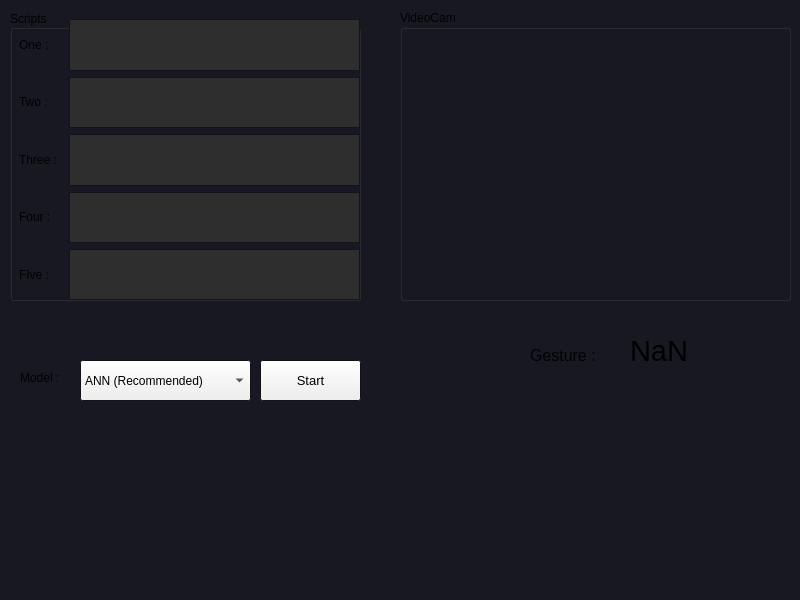
<?xml version="1.0" encoding="UTF-8"?>
<ui version="4.0">
 <class>MainWindow</class>
 <widget class="QMainWindow" name="MainWindow">
  <property name="geometry">
   <rect>
    <x>0</x>
    <y>0</y>
    <width>800</width>
    <height>600</height>
   </rect>
  </property>
  <property name="palette">
   <palette>
    <active>
     <colorrole role="Base">
      <brush brushstyle="SolidPattern">
       <color alpha="255">
        <red>46</red>
        <green>46</green>
        <blue>46</blue>
       </color>
      </brush>
     </colorrole>
     <colorrole role="Window">
      <brush brushstyle="SolidPattern">
       <color alpha="255">
        <red>24</red>
        <green>24</green>
        <blue>35</blue>
       </color>
      </brush>
     </colorrole>
    </active>
    <inactive>
     <colorrole role="Base">
      <brush brushstyle="SolidPattern">
       <color alpha="255">
        <red>46</red>
        <green>46</green>
        <blue>46</blue>
       </color>
      </brush>
     </colorrole>
     <colorrole role="Window">
      <brush brushstyle="SolidPattern">
       <color alpha="255">
        <red>24</red>
        <green>24</green>
        <blue>35</blue>
       </color>
      </brush>
     </colorrole>
    </inactive>
    <disabled>
     <colorrole role="Base">
      <brush brushstyle="SolidPattern">
       <color alpha="255">
        <red>24</red>
        <green>24</green>
        <blue>35</blue>
       </color>
      </brush>
     </colorrole>
     <colorrole role="Window">
      <brush brushstyle="SolidPattern">
       <color alpha="255">
        <red>24</red>
        <green>24</green>
        <blue>35</blue>
       </color>
      </brush>
     </colorrole>
    </disabled>
   </palette>
  </property>
  <property name="windowTitle">
   <string>MainWindow</string>
  </property>
  <widget class="QWidget" name="centralwidget">
   <widget class="QGroupBox" name="groupBox">
    <property name="geometry">
     <rect>
      <x>10</x>
      <y>10</y>
      <width>351</width>
      <height>291</height>
     </rect>
    </property>
    <property name="palette">
     <palette>
      <active>
       <colorrole role="Text">
        <brush brushstyle="SolidPattern">
         <color alpha="255">
          <red>233</red>
          <green>248</green>
          <blue>249</blue>
         </color>
        </brush>
       </colorrole>
      </active>
      <inactive>
       <colorrole role="Text">
        <brush brushstyle="SolidPattern">
         <color alpha="255">
          <red>233</red>
          <green>248</green>
          <blue>249</blue>
         </color>
        </brush>
       </colorrole>
      </inactive>
      <disabled>
       <colorrole role="Text">
        <brush brushstyle="SolidPattern">
         <color alpha="255">
          <red>160</red>
          <green>160</green>
          <blue>160</blue>
         </color>
        </brush>
       </colorrole>
      </disabled>
     </palette>
    </property>
    <property name="title">
     <string>Scripts</string>
    </property>
    <property name="alignment">
     <set>Qt::AlignLeading|Qt::AlignLeft|Qt::AlignVCenter</set>
    </property>
    <property name="flat">
     <bool>false</bool>
    </property>
    <widget class="QWidget" name="verticalLayoutWidget">
     <property name="geometry">
      <rect>
       <x>9</x>
       <y>9</y>
       <width>51</width>
       <height>281</height>
      </rect>
     </property>
     <layout class="QVBoxLayout" name="verticalLayout">
      <item>
       <widget class="QLabel" name="label">
        <property name="text">
         <string>One :</string>
        </property>
       </widget>
      </item>
      <item>
       <widget class="QLabel" name="label_4">
        <property name="text">
         <string>Two :</string>
        </property>
       </widget>
      </item>
      <item>
       <widget class="QLabel" name="label_5">
        <property name="text">
         <string>Three :</string>
        </property>
       </widget>
      </item>
      <item>
       <widget class="QLabel" name="label_3">
        <property name="text">
         <string>Four :</string>
        </property>
       </widget>
      </item>
      <item>
       <widget class="QLabel" name="label_2">
        <property name="text">
         <string>FIve :</string>
        </property>
       </widget>
      </item>
     </layout>
    </widget>
    <widget class="QWidget" name="verticalLayoutWidget_2">
     <property name="geometry">
      <rect>
       <x>59</x>
       <y>9</y>
       <width>291</width>
       <height>281</height>
      </rect>
     </property>
     <layout class="QVBoxLayout" name="verticalLayout_2">
      <item>
       <widget class="QTextEdit" name="t1"/>
      </item>
      <item>
       <widget class="QTextEdit" name="t2"/>
      </item>
      <item>
       <widget class="QTextEdit" name="t3"/>
      </item>
      <item>
       <widget class="QTextEdit" name="t4"/>
      </item>
      <item>
       <widget class="QTextEdit" name="t5"/>
      </item>
     </layout>
    </widget>
   </widget>
   <widget class="QComboBox" name="comboBox">
    <property name="geometry">
     <rect>
      <x>80</x>
      <y>360</y>
      <width>171</width>
      <height>41</height>
     </rect>
    </property>
    <item>
     <property name="text">
      <string>ANN (Recommended)</string>
     </property>
    </item>
    <item>
     <property name="text">
      <string>ALGO</string>
     </property>
    </item>
   </widget>
   <widget class="QLabel" name="label_6">
    <property name="geometry">
     <rect>
      <x>20</x>
      <y>370</y>
      <width>57</width>
      <height>16</height>
     </rect>
    </property>
    <property name="text">
     <string>Model : </string>
    </property>
   </widget>
   <widget class="QGroupBox" name="groupBox_2">
    <property name="geometry">
     <rect>
      <x>400</x>
      <y>10</y>
      <width>391</width>
      <height>291</height>
     </rect>
    </property>
    <property name="title">
     <string>VideoCam</string>
    </property>
    <widget class="QLabel" name="videocam">
     <property name="geometry">
      <rect>
       <x>16</x>
       <y>25</y>
       <width>361</width>
       <height>251</height>
      </rect>
     </property>
     <property name="text">
      <string/>
     </property>
     <property name="pixmap">
      <pixmap>index.png</pixmap>
     </property>
     <property name="scaledContents">
      <bool>true</bool>
     </property>
    </widget>
   </widget>
   <widget class="QPushButton" name="start">
    <property name="geometry">
     <rect>
      <x>260</x>
      <y>360</y>
      <width>101</width>
      <height>41</height>
     </rect>
    </property>
    <property name="font">
     <font>
      <pointsize>10</pointsize>
     </font>
    </property>
    <property name="text">
     <string>Start</string>
    </property>
   </widget>
   <widget class="QLabel" name="label_7">
    <property name="geometry">
     <rect>
      <x>530</x>
      <y>340</y>
      <width>71</width>
      <height>31</height>
     </rect>
    </property>
    <property name="font">
     <font>
      <pointsize>12</pointsize>
     </font>
    </property>
    <property name="text">
     <string>Gesture : </string>
    </property>
   </widget>
   <widget class="QLabel" name="label_8">
    <property name="geometry">
     <rect>
      <x>630</x>
      <y>320</y>
      <width>81</width>
      <height>61</height>
     </rect>
    </property>
    <property name="font">
     <font>
      <pointsize>22</pointsize>
     </font>
    </property>
    <property name="text">
     <string>NaN</string>
    </property>
   </widget>
  </widget>
 </widget>
 <resources/>
 <connections/>
</ui>
